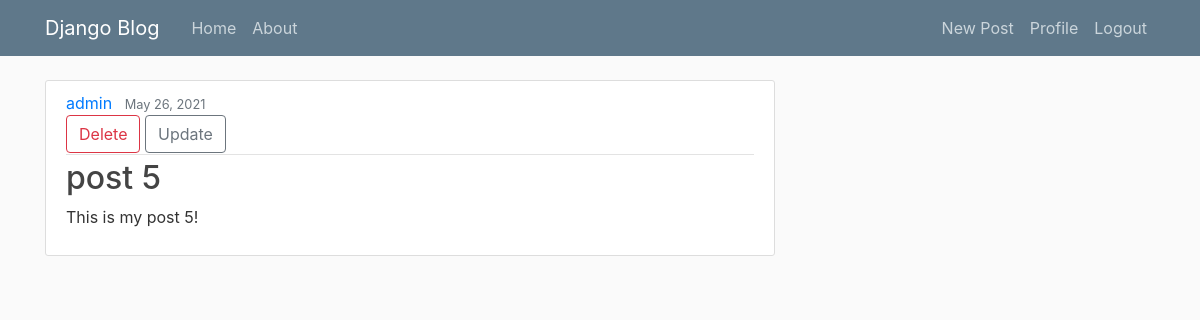
Page /post/11/ (signed in) on the committed database.
### blog/models.py (models this page shows, shortened)
class Post(models.Model):
    title       = models.CharField(max_length= 100)
    content     = models.TextField()
    date_posted = models.DateTimeField(default= timezone.now)
    author      = models.ForeignKey(User , on_delete= models.CASCADE)

### blog/views.py (the view)
# urls.py: path('post/<int:pk>/' , views.PostDetailView.as_view() , name = 'post-detail'),
class PostDetailView(LoginRequiredMixin , DetailView):
    model = Post

### blog/templates/blog/post_detail.html
{% extends "base.html" %}
{% block body %}
        <article class="media content-section">
          <div class="media-body">
            <div class="article-metadata">
              <a class="mr-2" href="{% url 'user-posts' object.author %}">{{ object.author }}</a>
              <small class="text-muted">{{ object.date_posted|date:"F d, Y"  }}</small>
              <div>
                  {% if object.author == user %}
                     <a class="btn btn-outline-danger" href = '{% url "post-delete" object.id %}'> Delete </a>
                     <a class="btn btn-outline-secondary" href = '{% url "post-update" object.id %}'> Update </a>
                  {% endif %}
              </div>
            </div>
            <h2 class="article-title" > {{ object.title }} </h2>
            <p class="article-content">{{ object.content }}</p>
          </div>
        </article>
{% endblock body %}

### blog/static/css/main.css (style rules this page uses)
body { background: #fafafa; color: #333333; margin-top: 5rem; }
h1, h2, h3, h4, h5, h6 { color: #444444; }
.content-section { background: #ffffff; padding: 10px 20px; border: 1px solid #dddddd; border-radius: 3px; margin-bottom: 20px; }
.article-title { color: #444444; }
.article-content { white-space: pre-line; }
.article-metadata { padding-bottom: 1px; margin-bottom: 4px; border-bottom: 1px solid #e3e3e3 }

### rows in the picture
Post: author "admin", date_posted "May 26, 2021", title "post 5", content "This is my post 5!"
